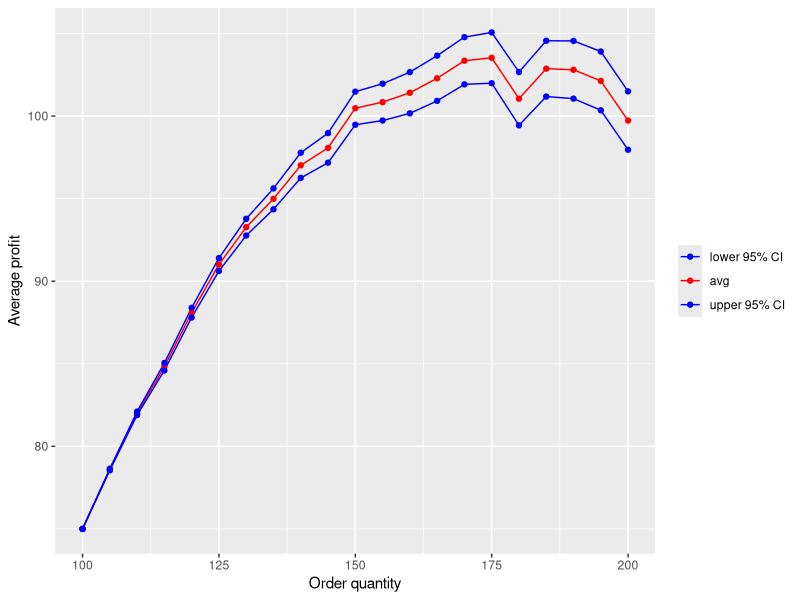

Write R code to recreate this figure.
#####################################################################
# Date: March 25, 2021
# Author: Steven Shechter
# Email: steven.shechter@sauder.ubc.ca
# Description:
# Newsvendor Simulation Example
# This is intended to be a simple intro (e.g., a "first model") 
# to Monte Carlo simulation in R.  It is a de-Shiny'd version of the sibling
# code found in Newsvendor_app.R
# Instead of the user-driven entries of the UI in the app, the modeler
# enters parameters at the top section here.
# Note: this code runs much faster than the app. I'm not sure why.
# e.g., choosing "opt" and "unif" between 100 and 200, the plots at the end display
# much quicker in this code than in the same parameter choices for the Shiny app.R version
#####################################################################

# user inputs:
purchase_cost <- 0.25
sale_price <- 1
dist <- "unif"  # could be "norm" or "unif"
#if running normal dist:
mean <- 150
sd <- 25
# if running unif dist:
minU <- 100
maxU <- 200
reps <- 1000

# if running in Evaluate model
order_q <- 175 # order quanity to test 
run_mode <- "opt" # could be "opt" or "eval"
# can either run "evaluation" or "optimize" modes
# for "evaluate", they will get to enter an order quantity, which will be evaluated as a stand-alone decision 
# for "optimize", the program will loop through a range of choices, evaluate each one, and return the best of these

library(dplyr)
library(ggplot2)

# this function obtains the desired confidence interval bounds around a sample average
confidence_interval <- function(vector, interval) {
  # Standard deviation of sample
  vec_sd <- sd(vector)
  # Sample size
  n <- length(vector)
  # Mean of sample
  vec_mean <- mean(vector)
  # Error according to t distribution
  error <- qt((interval + 1)/2, df = n - 1) * vec_sd / sqrt(n)
  # Confidence interval as a vector
  result <- c(vec_mean - error, vec_mean + error)
  return(result)
}

# starting main body of code:
  
  #initialize
  profit <- 0
  sales_quantity <- 0
  expected_profit <- 0
  profit_vector <- c()
  expected_profit_vector <- c()
  order_quantity_vector <- c()
  lower_ci_vector <- c()
  upper_ci_vector <- c()
  set.seed(1)
  
  # The following if/else logic is to obtain the lower and upper ends of an outer
  # for loop that will evaluate different order quantities.
  # In the case that the user wants to evaluate a single order quantity of interest,
  # the lower and upper limits will be the same, so it will run that one decision

  if (run_mode == 'eval')
  {
    lower <- order_q
    upper <- order_q
  }  else {   #running in optimization mode
    if (dist == 'unif')
    {
      lower <- minU
      upper <- maxU
    } else if (dist == 'norm')
    {
      lower <- as.integer(mean - 2*sd)
      upper <- as.integer(mean + 2*sd)
    }
  }# end else in eval mode or not
    
  # the .05 is me hard coding basically that we will splice the outer evaluation
  # loop into 20 intervals.  So our "optimization" mode is to be understood as
  # optimizing at that level of granularity. Could make inc_amount = 1 if want to evaluate every 
  # order quantity between lower and upper limits
  inc_amount <- as.integer(.05*(upper - lower))
  for (order_quantity in seq(lower, upper, inc_amount))
  {
    profit_vector <- c()
    
    # inner loop that evaluates each order quantity over "reps" number of 
    # simulation replications
    for (i in 1:reps)
    {
      if (dist == 'norm')
      {
        demand <- round(rnorm(1,mean, sd))
      } else if (dist == 'unif')
      {
        demand <- round(runif(1, minU, maxU))
      }
      
      sales_quantity <- min(demand,order_quantity)
      profit <- sale_price * sales_quantity - purchase_cost * order_quantity
      profit_vector[i] <- profit # store value
    }#end inner for loop
    
    # append results to vectors that store summary results from the "reps" replications of each order quantity
    order_quantity_vector <- c(order_quantity_vector, order_quantity)
    expected_profit = mean(profit_vector)
    expected_profit_vector <- c(expected_profit_vector, expected_profit)
    ci <- confidence_interval(profit_vector, .95)
    lower_ci_vector = c(lower_ci_vector, ci[1])
    upper_ci_vector = c(upper_ci_vector, ci[2])
    
  } #end outer for loop over order quantities

  # find order quant that maximizes expected profit
  index <- which.max(expected_profit_vector)
  opt_order_q <- order_quantity_vector[index]
  opt_profit <-  expected_profit_vector[index]
  # the +/- 95% CI half width
  plus_minus <-  upper_ci_vector[index] - expected_profit_vector[index] 
  # the above will be written out in the summary results
    
  # building dataframe to feed to ggplot.  Note, because ggplot uses "grouping"
  # to create different curves on same plot, there is one column of y-values in this df,
  # given by "value_vector".  
  # df1 creates a df where these values are the sample averages and we label it
  # with "avg" as the type.
  # We will create two other dfs, one for each of lower and upper CI limits, and
  # then combine the 3 through rbind.  Then see how we use the type_vector in ggplot
  
  value_vector <- expected_profit_vector
  type_vector <- rep("avg", times = length(value_vector) )
  df1 <- data.frame(order_quantity_vector, value_vector, type_vector)
  
  value_vector <- lower_ci_vector
  type_vector <- rep("lower 95% CI", times = length(lower_ci_vector) )
  df2 <- data.frame(order_quantity_vector, value_vector, type_vector)
  
  value_vector <- upper_ci_vector
  type_vector <- rep("upper 95% CI", times = length(upper_ci_vector) )
  df3 <- data.frame(order_quantity_vector, value_vector, type_vector)
  
  df4 <- rbind(df1, df2, df3)
    
  # if we are running in opt mode, then we will write out summary with slightly different
  # text, and we will also plot the results
  if (run_mode == "opt")  
  {
    sprintf("The average profit maximizing order quantity is: %d\n", opt_order_q)
    sprintf("The average profit (and 95%% CI half-width) from this is: %.2f +/- %.2f\n", opt_profit, plus_minus)

    # for plotting:
    ggplot(df4, aes(x = order_quantity_vector, y = value_vector, color=type_vector)) + geom_line() + geom_point() +
      scale_color_manual(breaks = c("lower 95% CI", "avg","upper 95% CI"),
                         values=c("blue", "red", "blue")) +
      labs(x = "Order quantity", y = "Average profit") +
      theme(legend.title = element_blank()) 
  } else {# running in "evaluate" mode
    # just write summary results; no plotting for evaluate mode
    sprintf("The average profit (and 95%% CI half-width) is: %.2f +/- %.2f\n ", opt_profit, plus_minus)
  }# end if/else
    

































